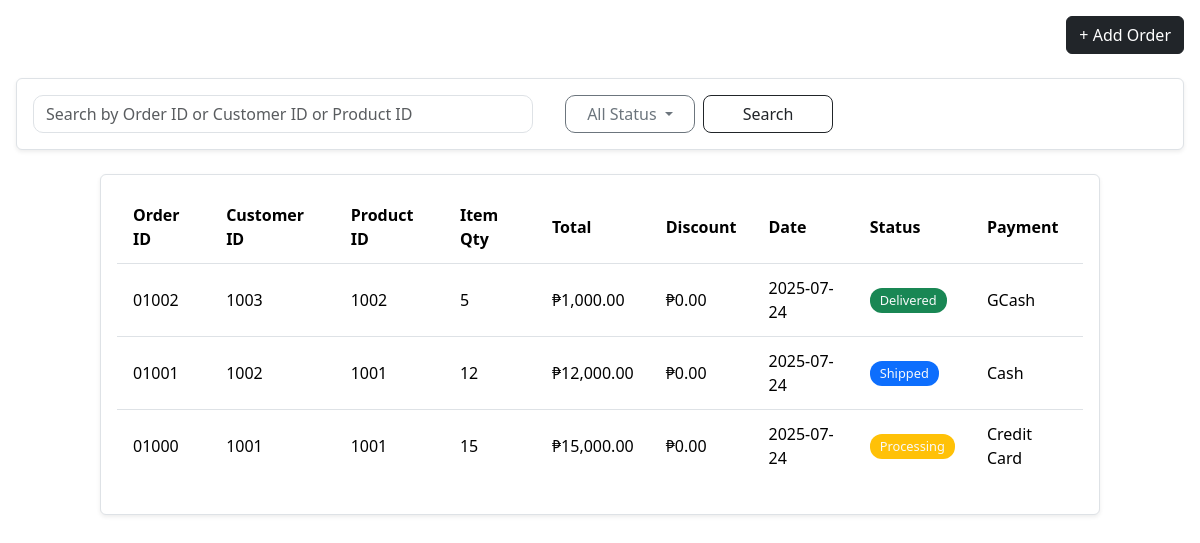
The app's page /admin/order.php with its own data.
### tables this page shows
CREATE TABLE `orders` (
   `order_id` int(11) NOT NULL AUTO_INCREMENT,
   `customer_id` varchar(45) NOT NULL,
   `product_id` varchar(45) NOT NULL,
   `item_quantity` int(11) NOT NULL,
   `total_amount` decimal(10,2) NOT NULL,
   `date_placed` datetime DEFAULT current_timestamp(),
   `status` varchar(45) NOT NULL,
   `payment` varchar(45) NOT NULL,
   `discount` decimal(2,2) NOT NULL DEFAULT 0.00,
   PRIMARY KEY (`order_id`)
 );

### admin/order.php (the view, shortened to what this page needs)
<!DOCTYPE html>
<html lang="en">
<head>
  <link href="https://cdn.jsdelivr.net/npm/bootstrap@5.3.3/dist/css/bootstrap.min.css" rel="stylesheet">
  <link rel="stylesheet" href="order_style.css">
</head>
<body style="background-color: white;">
<div class="flex-grow-1 m-2 py-2 px-2">
    <div class="d-flex justify-content-between align-items-center mb-3">
        <a href="add-order.php" class="btn btn-dark">+ Add Order</a>
    </div>
    <form method="GET" class="search-box mt-4 border rounded shadow-sm p-3 d-flex flex-wrap align-items-center gap-2 justify-content-start"
      style="max-width: 100%;">
        <?php
            $currentStatus = $_GET['status'] ?? 'All';
            $searchTerm = $_GET['search'] ?? '';
        ?>
        <input
            type="text"
            name="search"
            class="form-control"
            style="border-radius: 10px; max-width: 500px;"
            placeholder="Search by Order ID or Customer ID or Product ID"
            value="<?= htmlspecialchars($searchTerm) ?>"
        />
        <div class="dropdown ms-4" style="width: 130px;">
            <button
                class="btn btn-outline-secondary dropdown-toggle w-100"
                style="border-radius: 10px;"
                type="button"
                data-bs-toggle="dropdown"
                aria-expanded="false">
            <?= htmlspecialchars($currentStatus === 'All' ? 'All Status' : $currentStatus) ?>
            </button>
        </div>
        <div style="width: 130px;">
            <button type="submit" class="btn btn-outline-dark w-100">Search</button>
        </div>
    </form>
    <div class="result-box p-3 bg-white border rounded shadow-sm mt-4">
        <div class="table-responsive">
            <table class="table align-top table-hover">
                <thead>
                    <tr>
                        <th>Order ID</th>
                        <th>Customer ID</th>
                        <th>Product ID</th>
                        <th>Item Qty</th>
                        <th>Total</th>
                        <th>Discount</th>
                        <th>Date</th>
                        <th>Status</th>
                        <th>Payment</th>
                    </tr>
                </thead>
                <tbody>
                    <?php
                        include 'db_connection.php';
                        $sql = "SELECT * FROM orders WHERE 1";
                        $sql .= " ORDER BY order_id DESC";
                        $stmt = $conn->prepare($sql);
                        $stmt->execute();
                        $result = $stmt->get_result();
                        if ($result->num_rows > 0) {
                            while ($row = $result->fetch_assoc()) {
                                $orderId = str_pad($row["order_id"], 5, "0", STR_PAD_LEFT);
                                $customerId = htmlspecialchars($row["customer_id"]);
                                $productId = htmlspecialchars($row["product_id"]);
                                $quantity = $row["item_quantity"];
                                $total = "₱" . number_format($row["total_amount"], 2);
                                $discount = "₱" . number_format($row["discount"], 2);
                                $date = date("Y-m-d", strtotime($row["date_placed"]));
                                $status = $row["status"];
                                $payment = $row["payment"];
                                $badgeClass = match(strtolower($status)) {
                                    "processing" => "bg-warning text-light",
                                    "shipped"    => "bg-primary text-light",
                                    "delivered"  => "bg-success text-light",
                                    "cancelled"  => "bg-danger text-light",
                                    default      => "bg-secondary text-light",
                                };
                                echo "
                                <tr>
                                    <td>$orderId</td>
                                    <td>$customerId</td>
                                    <td>$productId</td>
                                    <td>$quantity</td>
                                    <td>$total</td>
                                    <td>$discount</td>
                                    <td>$date</td>
                                    <td><span class='badge $badgeClass'>$status</span></td>
                                    <td>$payment</td>
                                </tr>";
                            }
                        } else {
                            echo "<tr><td colspan='7'>No orders found.</td></tr>";
                        }
                    ?>
                </tbody>
            </table>
        </div>
    </div>
</div>
</body>
</html>

### admin/order_style.css (style rules this page uses)
body { background-color: #f8f9fa; margin: 0; font-family: 'Segoe UI', Tahoma, Geneva, Verdana, sans-serif; }
.search-box { padding: 20px; border: 1px solid #dee2e6; border-radius: 10px; background-color: white; margin: 20px auto 10px auto; max-width: 1000px; }
.search-box input.form-control { border-radius: 8px; }
.search-box .btn, .search-box .dropdown { border-radius: 8px; }
.result-box { border: 1px solid #dee2e6; background-color: white; border-radius: 10px; margin: 0 auto 20px auto; max-width: 1000px; overflow-x: auto; }
.result-box table { width: 100%; border-collapse: separate; border-spacing: 0; border-radius: 10px; overflow: hidden; }
.result-box th, .result-box td { padding: 12px 16px; text-align: left; border-bottom: 1px solid #dee2e6; vertical-align: middle; }
.result-box thead th:first-child { border-top-left-radius: 10px; }
.result-box thead th:last-child { border-top-right-radius: 10px; }
.result-box tbody tr:last-child td { border-bottom: none; }
.badge { font-size: 0.8rem; padding: 6px 10px; border-radius: 12px; font-weight: 500; }
html, body { height: 100%; width: 100%; }

### records on screen
orders: order_id "01002", customer "1003", product "1002", item_quantity "5", total_amount "₱1,000.00", discount "₱0.00", date_placed "2025-07-24", status "Delivered", payment "GCash"
orders: order_id "01001", customer "1002", product "1001", item_quantity "12", total_amount "₱12,000.00", discount "₱0.00", date_placed "2025-07-24", status "Shipped", payment "Cash"
orders: order_id "01000", customer "1001", product "1001", item_quantity "15", total_amount "₱15,000.00", discount "₱0.00", date_placed "2025-07-24", status "Processing", payment "Credit Card"

### other values on screen
$currentStatus === 'All' ? 'All Status' : $currentStatus "All Status"
